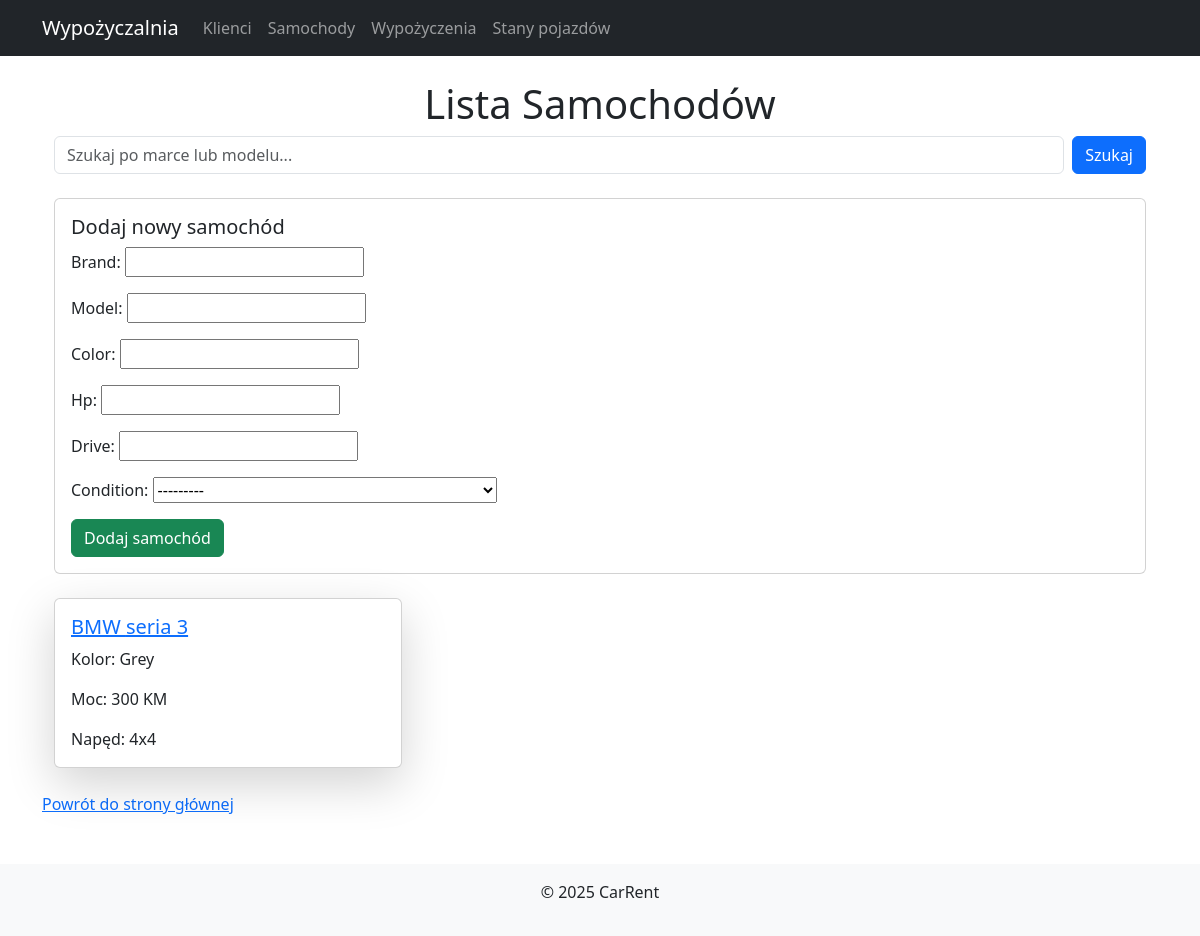
The page /carrent/cars/ on the database as committed earlier.
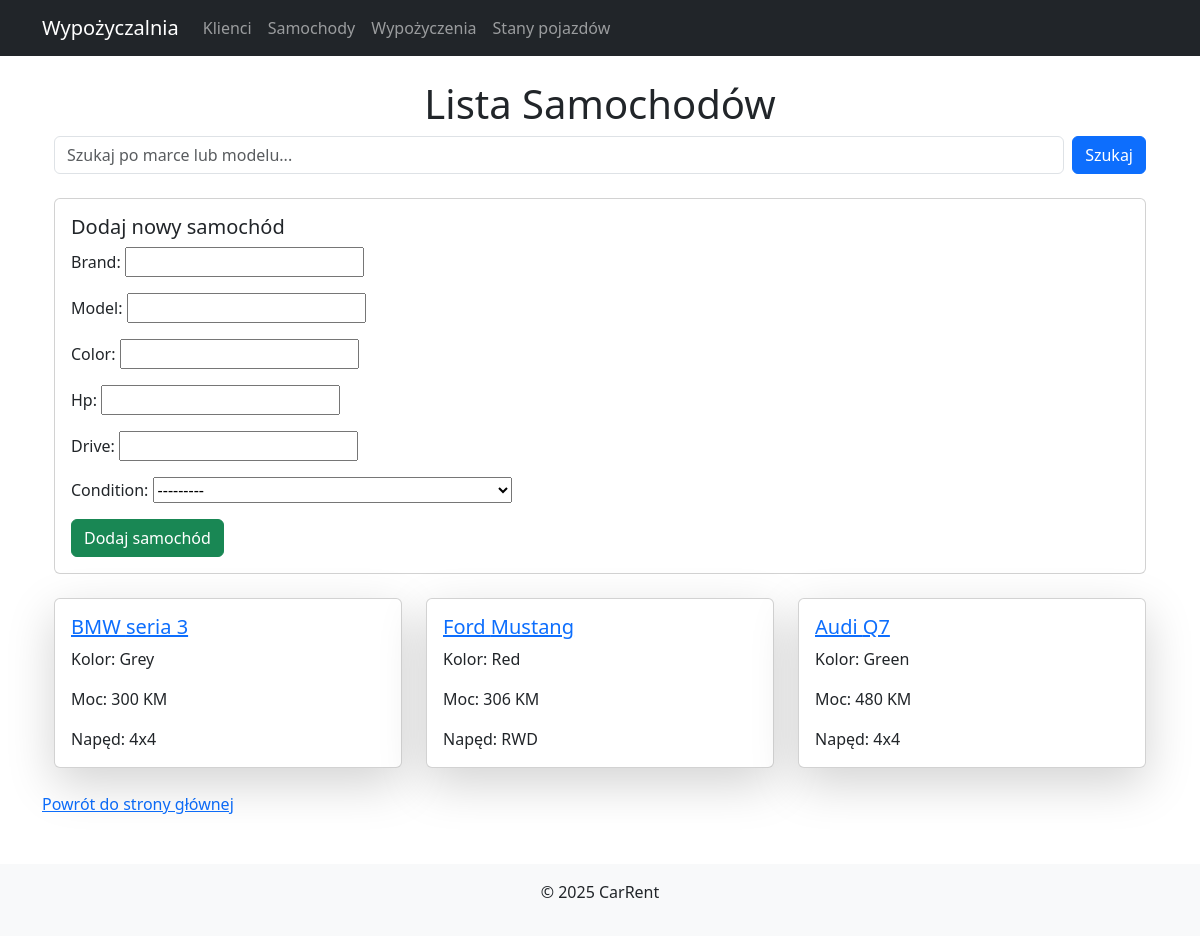
The same page on the database as committed later.
### carrent/models.py (models this page shows, shortened)
class Car(models.Model):
    id = models.IntegerField(primary_key=True)
    brand = models.CharField(max_length=50)
    model = models.CharField(max_length=50)
    color = models.CharField(max_length=50)
    hp = models.IntegerField()
    drive = models.CharField(max_length=50)
    condition = models.ForeignKey(Condition, null=True, blank=True, on_delete=models.CASCADE)
    class Meta:
        ordering = ['id', 'brand']

### carrent/views.py (the view)
# urls.py: path('cars/', views.car_list, name='car_list'),
def car_list(request):
    query = request.GET.get('q')
    cars = Car.objects.all()
    if query:
        cars = cars.filter(brand__icontains=query) | cars.filter(model__icontains=query)
    if request.method == "POST":
        form = CarForm(request.POST)
        if form.is_valid():
            form.save()
            return redirect('car_list')  # Odśwież stronę po dodaniu samochodu
    else:
        form = CarForm()
    return render(request, 'carrent/car/list.html', {'cars': cars, 'query': query, 'form': form})

### carrent/forms.py
class CarForm(forms.ModelForm):
    class Meta:
        model = Car
        fields = ['brand', 'model', 'color', 'hp', 'drive', 'condition']

### carrent/models.py (called while the page is built)
    def clean_in_text(self):
        return "Czyste wew." if self.cleanIn else "Brudne wew."

    def clean_out_text(self):
        return "Czyste zew." if self.cleanOut else "Brudne zew."

    def __str__(self):
        return f"{self.clean_in_text()} {self.clean_out_text()} {self.tires}"

### carrent/templates/carrent/car/list.html (shortened to what this page needs)
{% extends 'carrent/base.html' %}
{% block content %}
<div class="container">
    <h1 class="text-center">Lista Samochodów</h1>
    <form method="GET" class="d-flex mb-4">
        <input type="text" name="q" class="form-control me-2" placeholder="Szukaj po marce lub modelu..."
               value="{{ query|default_if_none:'' }}">
        <button type="submit" class="btn btn-primary">Szukaj</button>
    </form>
    <div class="card mb-4">
        <div class="card-body">
            <h5 class="card-title">Dodaj nowy samochód</h5>
            <form method="POST">
                {{ form.as_p }}
                <button type="submit" class="btn btn-success">Dodaj samochód</button>
            </form>
        </div>
    </div>
    <div class="row">
        {% for car in cars %}
            <div class="col-md-4">
                <div class="card shadow-lg mb-4">
                    <div class="card-body">
                        <a href="{% url 'car_detail' car.id %}">
                        <h5 class="card-title">{{ car.brand }} {{ car.model }}</h5> </a>
                        <p class="card-text">Kolor: {{ car.color }}</p>
                        <p class="card-text">Moc: {{ car.hp }} KM</p>
                        <p class="card-text">Napęd: {{ car.drive }}</p>
                    </div>
                </div>
            </div>
        {% empty %}
            <p class="text-center">Brak wyników wyszukiwania.</p>
        {% endfor %}
    </div>
</div>
<a href="{% url 'home' %}">Powrót do strony głównej</a>
{% endblock %}

Rows that differ between the two databases and show on the page:
added Car: brand "Ford", model "Mustang", color "Red", hp "306", drive "RWD"
added Car: brand "Audi", model "Q7", color "Green", hp "480", drive "4x4"
